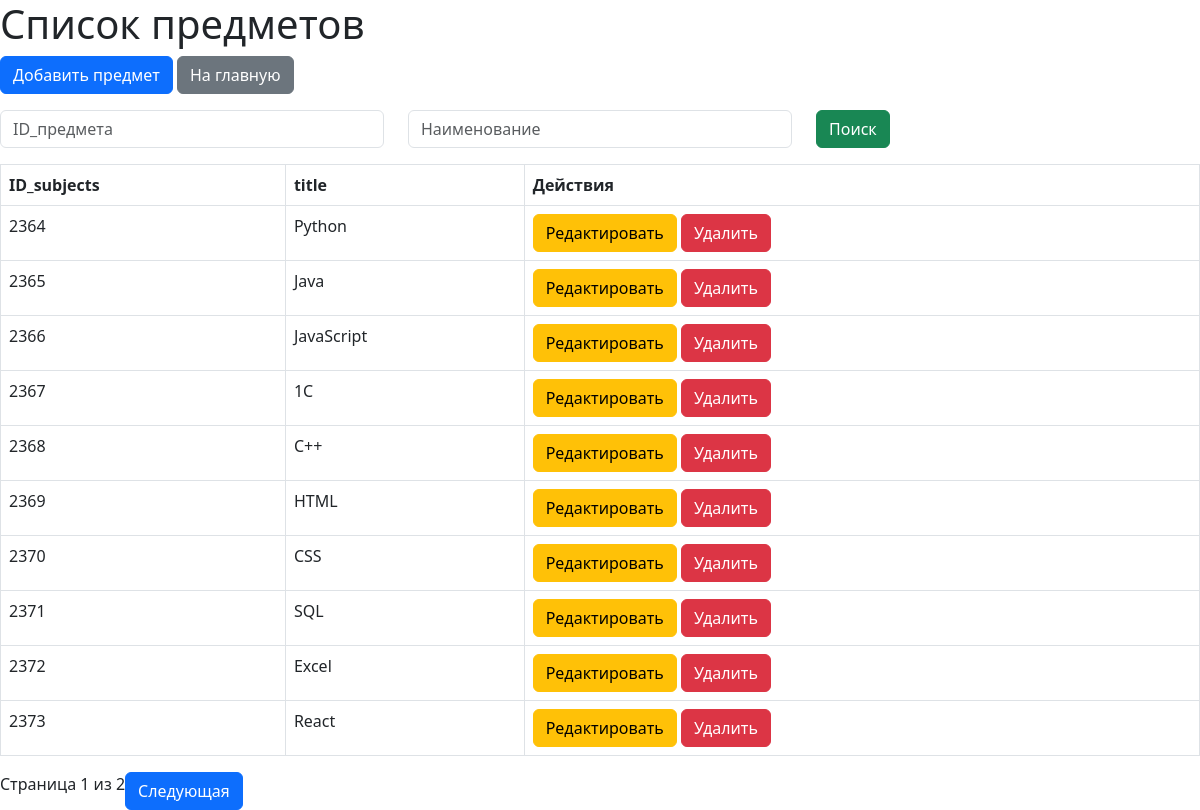
Page /subjects on the committed database.
### models.py (models this page shows)
class Subject(db.Model):
    __tablename__ = 'subject'
    ID_subject = db.Column(db.Integer, primary_key=True, autoincrement = True)
    title = db.Column(db.String, nullable=False)
    teacher = db.relationship('Teacher', backref='subject', lazy = True)
    kurses = db.relationship('Kurses', backref = 'subject',lazy = True)

### app.py (the view)
@app.route('/subjects', methods=['GET', 'POST'])
def view_subjects():
    ID_subject = request.args.get('ID_subject', '')
    title = request.args.get('title', '')
    page = request.args.get('page', 1, type=int)
    query = Subject.query
    if ID_subject:
        query = query.filter(Subject.ID_subject == ID_subject)
    if title:
        query = query.filter(Subject.title.ilike(f'%{title}%'))
    subjects = query.paginate(page=page, per_page=10)
    return render_template('subjects.html', subjects=subjects, ID_subject=ID_subject, title=title)

### templates/subjects.html (shortened to what this page needs)
<!DOCTYPE html>
<html lang="en">
<head>
    <link href="https://cdn.jsdelivr.net/npm/bootstrap@5.3.0/dist/css/bootstrap.min.css" rel="stylesheet">
</head>
<body>
    <h1>Список предметов</h1>
    <a href="subjects/add" class="btn btn-primary">Добавить предмет</a>
    <a href="/" class="btn btn-secondary">На главную</a>
    <form method="GET" action="{{ url_for('view_subjects') }}" class="mt-3 mb-3">
        <div class="row">
            <div class="col">
                <input type="number" name="ID_subject" class="form-control" placeholder="ID_предмета" value="{{ ID_subject }}">
            </div>
            <div class="col">
                <input type="text" name="title" class="form-control" placeholder="Наименование" value="{{ title }}">
            </div>
            <div class="col">
                <button type="submit" class="btn btn-success">Поиск</button>
            </div>
        </div>
    </form>
    <table class="table table-bordered">
        <thead>
            <tr>
            <th>ID_subjects</th>
            <th>title</th>
            <th>Действия</th>
            </tr>
        </thead>
        <tbody>
            {% for subject in subjects.items %}
        <tr>
            <td>{{ subject.ID_subject }}</td>
            <td>{{ subject.title}}</td>
            <td>
                <a href="{{ url_for('edit_subject', ID_subject=subject.ID_subject) }}" class="btn btn-warning">Редактировать</a>
                <form method="POST" action="{{ url_for('delete_subject', ID_subject=subject.ID_subject) }}" style="display:inline;">
                    <input type="submit" value="Удалить" class="btn btn-danger" onclick="return confirm('Вы уверены, что хотите удалить этот предмет?');">
                </form>
            </td>
        </tr>
        {% endfor %}
        </tbody>
    </table>
    <div class="pagination">
        <span>Страница {{ subjects.page }} из {{ subjects.pages }}</span>
        {% if subjects.has_next %}
            <a href="{{ url_for('view_subjects', page=subjects.next_num, ID_subject = ID_subject, title = title) }}" class="btn btn-primary">Следующая</a>
        {% endif %}
    </div>
</body>
</html>

### rows in the picture
Subject: ID_subject "2364", title "Python"
Subject: ID_subject "2365", title "Java"
Subject: ID_subject "2366", title "JavaScript"
Subject: ID_subject "2367", title "1C"
Subject: ID_subject "2368", title "C++"
Subject: ID_subject "2369", title "HTML"
Subject: ID_subject "2370", title "CSS"
Subject: ID_subject "2371", title "SQL"
Subject: ID_subject "2372", title "Excel"
Subject: ID_subject "2373", title "React"

### other values in the picture
{{ subjects.page }} "1"
{{ subjects.pages }} "2"
